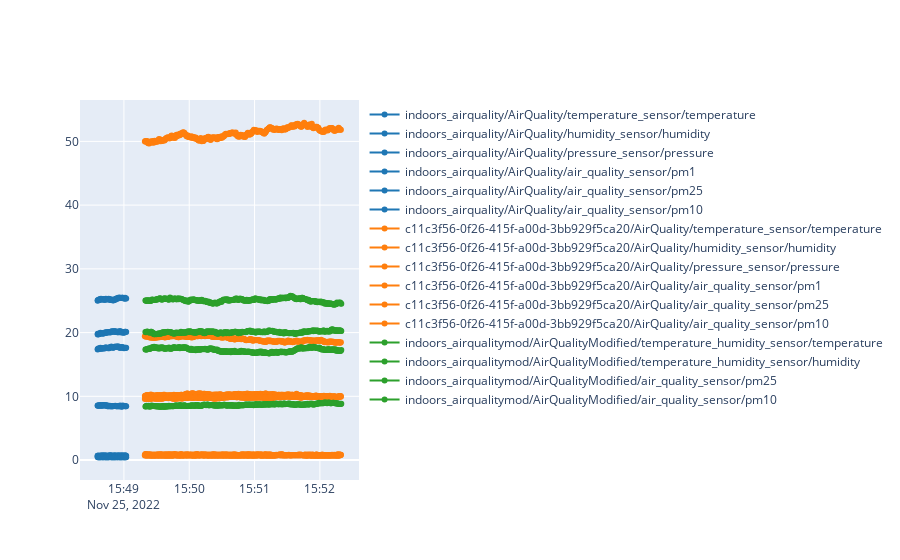

Source (notebook cell):
### Code cell
names = []
fig = go.Figure()
for i, (dev, t) in enumerate(zip(devs,ts)) :
    for j, row in dev.iterrows() :
        dev_uuid = row.uuid
        dev_name, mod_name, attrib_name = row['dev'], row['mod'], row['attrib']
        name = row.uuid + '/' + dev_name + '/' + mod_name + '/' + attrib_name
        fig.add_trace(go.Scatter(x=t, y=row[val_cols],
                    mode='lines+markers',
                    name=name,
                    line = dict(color=colors[i])))
        names.append(name)
fig.show()
